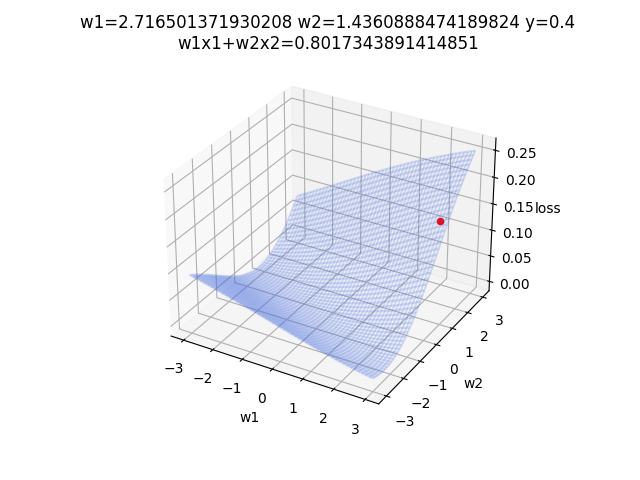
#> input picture plot/0.png, 640 x 480 px; its folder holds only this picture in this run
$ jupyter execute '講解梯度下降.ipynb'
#> lines starting #> are read from the running program, lines starting #| are printed output that depends on the picture
<a href="https://colab.research.google.com/github/Elwing-Chou/tibaml0315/blob/main/%E8%AC%9B%E8%A7%A3%E6%A2%AF%E5%BA%A6%E4%B8%8B%E9%99%8D.ipynb" target="_parent"></a>

[cell 1]
# inputs
import math
import matplotlib.pyplot as plt
import os
import numpy as np

if not os.path.exists("plot"):
    os.makedirs("plot")

xs = [0.25, 0.5]
# 隨機係數
ws = [3, 2]
ans = 0.4

def loss(x, y):
    v = xs[0] * x + xs[1] * y
    # 如果你不用sigmoid就把它註解掉
    v = 1 / (1 + np.exp(-1 * v))
    loss = (v - ans) ** 2
    return loss

def plot(fn):
    # x可能
    x = np.arange(-3, 3, 0.01)
    # y可能
    y = np.arange(-3, 3, 0.01)
    # 把所有x, y可能性組合在一起
    x, y = np.meshgrid(x, y)
    # 把每個x, y組合帶進去算z
    z = loss(x, y)

    fig = plt.figure()
    ax = fig.add_subplot(111, projection='3d')
    # Plot the surface
    ax.plot_wireframe(x, y, z, color='royalblue',alpha=0.2)

    # 劃出目前loss那個點
    px, py = ws[0], ws[1]
    z = loss(px, py)
    ax.scatter([px], [py], [z], marker='o', label='My Points 1', color="r")

    ax.set_xlabel("w1")
    ax.set_ylabel("w2")
    ax.set_zlabel("loss")
    # 如果你不用sigmoid
    # t = "w1={} w2={} y={}\nw1x1+w2x2={}".format(ws[0], ws[1], ans, ws[0]*xs[0]+ws[1]*xs[1])
    v = ws[0]*xs[0]+ws[1]*xs[1]
    v = 1 / (1 + np.exp(-1 * v))
    t = "w1={} w2={} y={}\nw1x1+w2x2={}".format(ws[0], ws[1], ans, v)
    # 直接把圖存檔
    plt.title(t)
    plt.savefig(fn)
    plt.close()
    # plt.show()

# plot("plot/1.png")
for i in range(200):
    noww1, noww2 = ws
    # 原本直
    nowloss = loss(noww1, noww2)
    # w1, w2變動
    step = 0.1
    # w1變動以後新的loss直
    new = loss(noww1+step, noww2)
    # 求w1負斜率
    m = -1 * (new - nowloss) / step
    # 斜率 * 調整常數(變動快一點你才能看到*10)
    addw1 = m * 10
    # w2變動以後新的loss直
    new = loss(noww1, noww2+step)
    # 求w2負斜率
    m = -1 * (new - nowloss) / step
    addw2 = m * 10
    ws = [noww1+addw1, noww2+addw2]
    plot("plot/{}.png".format(i))
#> this loop made 200 passes
#> pass 1, in plot, `plt.savefig(fn)`:
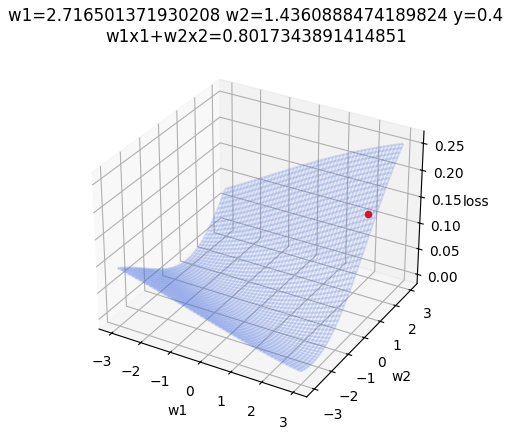
#> figure drawn by matplotlib, 1 panel
#> pass 2, in plot (call 2), `plt.savefig(fn)`:
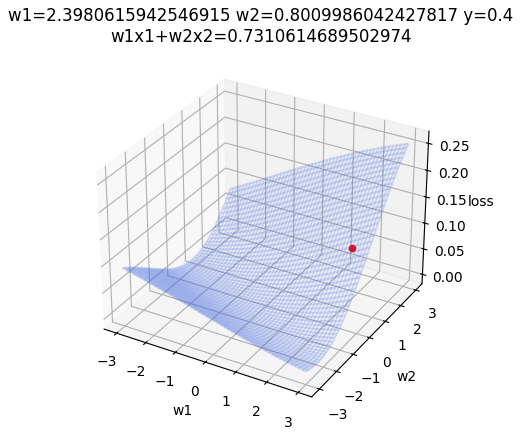
#> figure drawn by matplotlib, 1 panel

[cell 2]
# 存成gif檔
import imageio
import glob
fn = glob.glob("tibaml0315-main\plot/*.png")
fn.sort(key=lambda x:int(x.split("/")[-1].split(".")[0]))
with imageio.get_writer('mygif.gif', mode='I') as writer:
    for filename in fn:
        image = imageio.imread(filename)
#> image is the input picture: shape (480, 640, 4); mean R, G, B, A 242.3, 243.3, 246.3, 255
        writer.append_data(image)

[cell 3]
# 我在試3d圖
from mpl_toolkits.mplot3d import Axes3D
import matplotlib.pyplot as plt
import numpy as np


fig = plt.figure()
ax = fig.add_subplot(111, projection='3d')

# Make data
u = np.linspace(0, 2 * np.pi, 100)
v = np.linspace(0, np.pi, 100)
x, y = np.meshgrid(u, v)
z = x ** 2 + y ** 2

# Plot the surface
ax.plot_surface(x, y, z, color='b')

plt.show()
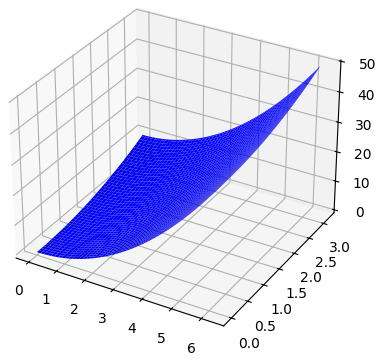
#> figure drawn by matplotlib, 1 panel

[cell 4]
import numpy as np
import matplotlib.pyplot as plt

# 建立 3D 圖形
fig = plt.figure()
ax = fig.add_subplot(projection='3d')


# 產生 3D 座標資料
z1 = np.random.randn(50)
x1 = np.random.randn(50)
y1 = np.random.randn(50)
z2 = np.random.randn(50)
x2 = np.random.randn(50)
y2 = np.random.randn(50)

# 繪製 3D 座標點
ax.scatter(x1, y1, z1, c=z1, cmap='Reds', marker='^', label='My Points 1')
ax.scatter(x2, y2, z2, c=z2, cmap='Blues', marker='o', label='My Points 2')

# 顯示圖例
ax.legend()

# 顯示圖形
plt.show()
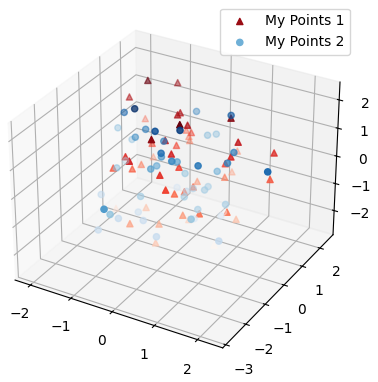
#> figure drawn by matplotlib, 1 panel
